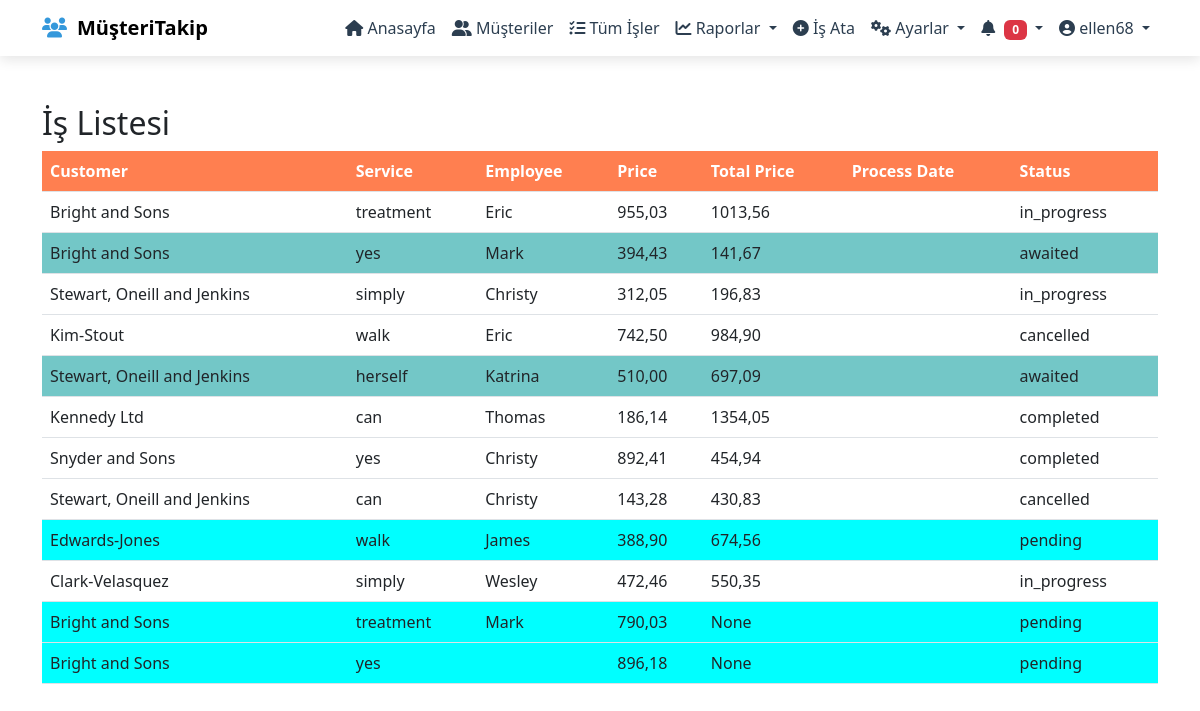
Page /list_job (signed in) on the committed database.
### tracking/models.py (models this page shows, shortened)
class User(AbstractUser):
    phone = models.CharField(max_length=15, blank=True, null=True)

class Job(models.Model):
    employee = models.ForeignKey(
        User,
        on_delete=models.CASCADE,
        related_name='employee_jobs'  # employee için ters ilişki
    )
    customer = models.ForeignKey(Customer, on_delete=models.CASCADE, related_name="jobs")
    service = models.ForeignKey(Services, on_delete=models.CASCADE)
    price = models.DecimalField(null=True, blank=True, max_digits=10, decimal_places=2)
    vat = models.IntegerField(null=True, blank=True)
    total_price = models.DecimalField(null=True, blank=True, max_digits=10, decimal_places=2)
    info = models.CharField(max_length=255, null=True, blank=True)
    created_date = models.DateTimeField(auto_now_add=True)
    end_date = models.DateTimeField(null=True, blank=True)
    appointment_date = models.DateField(null=True, blank=True)  # Sadece tarih
    appointment_time = models.TimeField(null=True,blank=True)
    created_by = models.ForeignKey(
        User,
        on_delete=models.CASCADE,
        related_name='created_job'  # created_by için ters ilişki
    )
    STATUS_CHOICES = [
        ('pending', 'Beklemede'),
        ('in_progress', 'İşlemde'),
        ('completed', 'Tamamlandı'),
        ('cancelled', 'İptal'),
        ('awaited','Ödeme Bekleniyor'),
    ]
    status = models.CharField(
        max_length=20,
        choices=STATUS_CHOICES,
        default='pending'
    )

class Customer(models.Model):
    code = models.CharField(max_length=10, unique=True)
    owner_name = models.CharField(max_length=255)
    owner_surname = models.CharField(max_length=255)
    brand_name = models.CharField(max_length=255)
    address = models.CharField(max_length=255)
    phone = models.CharField(max_length=11)
    email = models.EmailField()
    date_joined = models.DateTimeField(auto_now_add=True)
    created_by = models.ForeignKey(get_user_model(), on_delete=models.CASCADE)
    balance = models.DecimalField(max_digits=10, decimal_places=2, default=0.00)
    paid = models.DecimalField(max_digits=10, decimal_places=2, default=0.00)

class Services(models.Model):
    name = models.CharField(max_length=255)
    created_by = models.ForeignKey(User, on_delete=models.CASCADE)
    price = models.DecimalField(null=True, blank=True, max_digits=10, decimal_places=2)
    is_active = models.BooleanField(default=True)

### tracking/views.py (the view)
# urls.py: path("list_job",views.list_job_page,name="list_job"),
def list_job_page(request):
    jobs = get_all_jobs()
    return render(request, 'job_list.html', {'jobs': jobs})

### tracking/context_processors.py (called while the page is built)
def user_jobs(request):
    if request.user.is_authenticated:
        today = timezone.localtime(timezone.now()).date()  # Bugün tarihini yerel zamanla al
        tasks = Job.objects.filter(
            employee=request.user,
            status="pending",
            appointment_date__year=today.year,  # Yıl bazında filtreleme
            appointment_date__month=today.month,  # Ay bazında filtreleme
            appointment_date__day=today.day  # Gün bazında filtreleme
        )
        print(tasks.count())
    else:
        tasks = []
    return {
        'user_jobs': tasks  # Context'e ekleyerek tüm şablonlarda kullanılmasını sağla
    }

def all_jobs(request):
    if request.user.is_authenticated:
        today = timezone.localtime(timezone.now()).date()  # Bugün tarihini yerel zamanla al
        all_jobs = Job.objects.filter(
            status="pending",
            appointment_date__year=today.year,
            appointment_date__month=today.month,
            appointment_date__day=today.day
        )
        print(all_jobs.count())
    else:
        all_jobs = []
    return {
        'all_jobs': all_jobs  # Context'e ekleyerek tüm şablonlarda kullanılmasını sağla
    }

def my_future_works(request):
    if request.user.is_authenticated:
        my_future_works = Job.objects.filter(
            status="pending",
            appointment_date__gt=timezone.localtime(timezone.now())  # Bugünden ileri tarihli işler
        )
    else:
        my_future_works = []
    return {
        'my_future_works': my_future_works  # Context'e ekleyerek tüm şablonlarda kullanılmasını sağla
    }

### tracking/views.py (called while the page is built)
def get_all_jobs(user_id=None):
    if user_id:
        return Job.objects.filter(employee_id=user_id)
    return Job.objects.all()

### tracking/templates/job_list.html (shortened to what this page needs)
{% extends '_base.html' %}
{% block content %}
<div class="container my-5">
  <h2 class="section-title">İş Listesi</h2>
  <div class="table-container">
    <table class="table job-table">
      <thead id="cadet">
        <tr>
          <th>Customer</th>
          <th>Service</th>
          <th>Employee</th>
          <th>Price</th>
          <th>Total Price</th>
          <th>Process Date</th>
          <th>Status</th>
        </tr>
      </thead>
      <tbody> {% for job in jobs %} <tr class="job-row {{ job.status|lower }}">
          <td>{{ job.customer.brand_name }}</td>
          <td>{{ job.service.name }}</td>
          <td>{{ job.employee.first_name }}</td>
          <td>{{ job.price }}</td>
          <td>{{ job.total_price }}</td>
          <td>{{ job.process_date }}</td>
          <td>{{ job.status }}</td>
        </tr> {% empty %} <tr>
          <td colspan="7" class="text-center no-jobs">No jobs found</td>
        </tr> {% endfor %} </tbody>
    </table>
  </div>
</div>
 {% endblock content %}

### tracking/templates/_navbar.html (shortened to what this page needs)
{% load static %}
<!DOCTYPE html>
<html lang="tr">
<head>
     <link rel="stylesheet" href="{% static 'css/navbar.css' %}">
</head>
<body>
<nav class="navbar navbar-expand-lg">
    <div class="container">
        <a class="navbar-brand" href="#">
            <i class="fas fa-users"></i> MüşteriTakip
        </a>
        <div class="collapse navbar-collapse" id="navbarNav">
            <ul class="navbar-nav ms-auto">
                <li class="nav-item">
                    <a class="nav-link active" href="{% url 'dashboard' %}"><i class="fas fa-home"></i> Anasayfa</a>
                </li>
                <li class="nav-item">
                    <a class="nav-link" href="{% url 'list_customers' %}"><i class="fas fa-user-friends"></i> Müşteriler</a>
                </li>
                <li class="nav-item">
                    <a class="nav-link" href="{% url 'job_list' %}"><i class="fas fa-tasks"></i> Tüm İşler</a>
                </li>
                <li class="nav-item dropdown">
                    <a class="nav-link dropdown-toggle" href="#" role="button" data-bs-toggle="dropdown">
                        <i class="fa-solid fa-chart-line"></i> Raporlar
                    </a>
                </li>
                <li class="nav-item">
                    <a class="nav-link" href="{% url 'add_job_page' %}"><i class="fas fa-plus-circle"></i> İş Ata</a>
                </li>
                <li class="nav-item dropdown">
                    <a class="nav-link dropdown-toggle" href="#" role="button" data-bs-toggle="dropdown">
                        <i class="fas fa-cogs"></i> Ayarlar
                    </a>
                </li>
                <li class="nav-item dropdown">
                    <a class="nav-link dropdown-toggle" href="#" role="button" data-bs-toggle="dropdown">
                        <i class="fas fa-bell"></i> <span class="badge bg-danger">{{user_jobs.count}}</span>
                    </a>
                </li>
                <li class="nav-item dropdown">
                    <a class="nav-link dropdown-toggle" href="#" role="button" data-bs-toggle="dropdown">
                        <i class="fas fa-user-circle"></i> {{request.user.username}}
                    </a>
                </li>
            </ul>
        </div>
    </div>
</nav>
</body>
</html>

### tracking/static/css/navbar.css (style rules this page uses)
body { font-family: "Poppins", sans-serif; font-weight: 500; font-style: normal; }
.navbar { background-color: #ffffff; padding: 10px 20px; box-shadow: 0px 4px 12px rgba(0, 0, 0, 0.1); }
.navbar-brand { font-weight: 700; font-size: 1.8rem; color: #2c3e50; display: flex; align-items: center; }
.navbar-brand i { margin-right: 10px; color: #3498db; }
.nav-link { font-size: 1rem; color: #2c3e50 !important; padding: 8px 15px; margin: 0 0px; border-radius: 8px; transition: all 0.3s ease; }
.nav-link.active { color: #ffffff; }
.badge { font-size: 0.8rem; padding: 4px 8px; margin-left: 5px; }

### tracking/templates/job_list.html (style rules this page uses)
#cadet th { background-color: #FF7F50 !important; color: white !important; }
.job-row.pending td { background-color: aqua; }
.job-row.awaited td { background-color: #73C7C7; }

### rows in the picture
User: user.username "ellen68"
Job: customer.brand_name "Bright and Sons", service.name "treatment", employee.first_name "Eric", price "955,03", total_price "1013,56", status "in_progress"
Job: customer.brand_name "Bright and Sons", service.name "yes", employee.first_name "Mark", price "394,43", total_price "141,67", status "awaited"
Job: customer.brand_name "Stewart, Oneill and Jenkins", service.name "simply", employee.first_name "Christy", price "312,05", total_price "196,83", status "in_progress"
Job: customer.brand_name "Kim-Stout", service.name "walk", employee.first_name "Eric", price "742,50", total_price "984,90", status "cancelled"
Job: customer.brand_name "Stewart, Oneill and Jenkins", service.name "herself", employee.first_name "Katrina", price "510,00", total_price "697,09", status "awaited"
Job: customer.brand_name "Kennedy Ltd", service.name "can", employee.first_name "Thomas", price "186,14", total_price "1354,05", status "completed"
Job: customer.brand_name "Snyder and Sons", service.name "yes", employee.first_name "Christy", price "892,41", total_price "454,94", status "completed"
Job: customer.brand_name "Stewart, Oneill and Jenkins", service.name "can", employee.first_name "Christy", price "143,28", total_price "430,83", status "cancelled"
Job: customer.brand_name "Edwards-Jones", service.name "walk", employee.first_name "James", price "388,90", total_price "674,56", status "pending"
Job: customer.brand_name "Clark-Velasquez", service.name "simply", employee.first_name "Wesley", price "472,46", total_price "550,35", status "in_progress"
Job: customer.brand_name "Bright and Sons", service.name "treatment", employee.first_name "Mark", price "790,03", total_price "None", status "pending"
Job: customer.brand_name "Bright and Sons", service.name "yes", price "896,18", total_price "None", status "pending"

### other values in the picture
{{ user_jobs.count }} "0"
